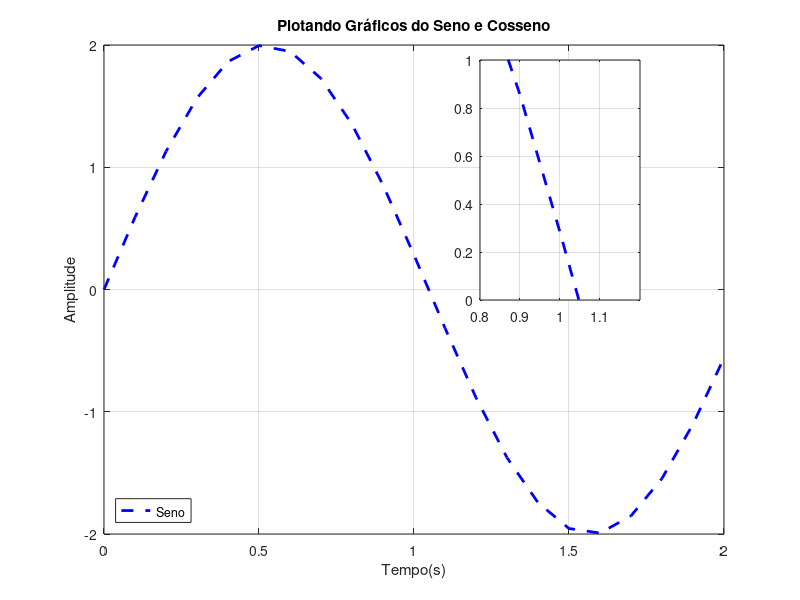

Here is the MATLAB script that generated this plot:
clc;
clearvars;
close all;

t = 0:0.1:2;
y = 2*sin(3*t);

% Customizando o gráfico
figure
plot(t, y, 'b--', 'linewidth', 2), grid;
title('Plotando Gráficos do Seno e Cosseno');
legend('Seno', 'Cosseno', 'Location', 'southwest');

xlabel('Tempo(s)');
ylabel('Amplitude');

% Ampliando uma região do gráfico
axes('Position', [ 0.6 0.5 0.2 0.4] );
box on
plot(t, y, 'b--', 'linewidth', 2), grid;
xlim([0.8 1.2]);
ylim([0 1]);








